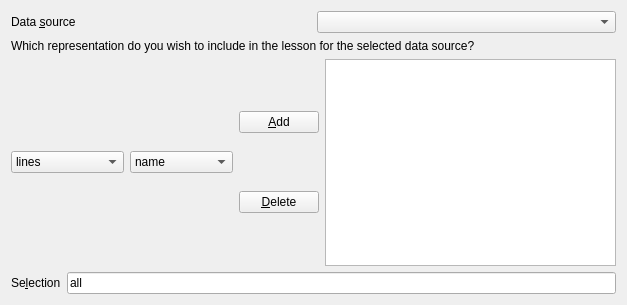
<?xml version="1.0" encoding="UTF-8"?>
<ui version="4.0">
 <class>SelRep</class>
 <widget class="QWidget" name="SelRep">
  <property name="geometry">
   <rect>
    <x>0</x>
    <y>0</y>
    <width>627</width>
    <height>305</height>
   </rect>
  </property>
  <property name="windowTitle">
   <string>Dialog</string>
  </property>
  <layout class="QVBoxLayout" name="verticalLayout">
   <item>
    <layout class="QHBoxLayout" name="horizontalLayout">
     <item>
      <widget class="QLabel" name="label_3">
       <property name="text">
        <string>Data &amp;source</string>
       </property>
       <property name="buddy">
        <cstring>fileSel</cstring>
       </property>
      </widget>
     </item>
     <item>
      <widget class="QComboBox" name="fileSel"/>
     </item>
    </layout>
   </item>
   <item>
    <widget class="QLabel" name="label">
     <property name="text">
      <string>Which representation do you wish to include in the lesson for the selected data source?</string>
     </property>
    </widget>
   </item>
   <item>
    <layout class="QHBoxLayout">
     <item>
      <widget class="QComboBox" name="reps">
       <item>
        <property name="text">
         <string>lines</string>
        </property>
       </item>
       <item>
        <property name="text">
         <string>bonds</string>
        </property>
       </item>
       <item>
        <property name="text">
         <string>DynamicBonds</string>
        </property>
       </item>
       <item>
        <property name="text">
         <string>HBonds</string>
        </property>
       </item>
       <item>
        <property name="text">
         <string>Points</string>
        </property>
       </item>
       <item>
        <property name="text">
         <string>VDW</string>
        </property>
       </item>
       <item>
        <property name="text">
         <string>CPK</string>
        </property>
       </item>
       <item>
        <property name="text">
         <string>Licorice</string>
        </property>
       </item>
       <item>
        <property name="text">
         <string>trace</string>
        </property>
       </item>
       <item>
        <property name="text">
         <string>tube</string>
        </property>
       </item>
       <item>
        <property name="text">
         <string>Ribbons</string>
        </property>
       </item>
       <item>
        <property name="text">
         <string>NewRibbons</string>
        </property>
       </item>
       <item>
        <property name="text">
         <string>Cartoon</string>
        </property>
       </item>
       <item>
        <property name="text">
         <string>NewCartoon</string>
        </property>
       </item>
       <item>
        <property name="text">
         <string>MSMS</string>
        </property>
       </item>
       <item>
        <property name="text">
         <string>surf</string>
        </property>
       </item>
       <item>
        <property name="text">
         <string>VolumeSlice</string>
        </property>
       </item>
       <item>
        <property name="text">
         <string>Isosurface</string>
        </property>
       </item>
       <item>
        <property name="text">
         <string>FieldLines</string>
        </property>
       </item>
       <item>
        <property name="text">
         <string>Beads</string>
        </property>
       </item>
       <item>
        <property name="text">
         <string>Dotted</string>
        </property>
       </item>
       <item>
        <property name="text">
         <string>Solvent</string>
        </property>
       </item>
      </widget>
     </item>
     <item>
      <widget class="QComboBox" name="colors">
       <item>
        <property name="text">
         <string>name</string>
        </property>
       </item>
       <item>
        <property name="text">
         <string>type</string>
        </property>
       </item>
       <item>
        <property name="text">
         <string>Element</string>
        </property>
       </item>
       <item>
        <property name="text">
         <string>ResName</string>
        </property>
       </item>
       <item>
        <property name="text">
         <string>ResType</string>
        </property>
       </item>
       <item>
        <property name="text">
         <string>ResID</string>
        </property>
       </item>
       <item>
        <property name="text">
         <string>Chain</string>
        </property>
       </item>
       <item>
        <property name="text">
         <string>SegName</string>
        </property>
       </item>
       <item>
        <property name="text">
         <string>Conformation</string>
        </property>
       </item>
       <item>
        <property name="text">
         <string>Molecule</string>
        </property>
       </item>
       <item>
        <property name="text">
         <string>Structure</string>
        </property>
       </item>
       <item>
        <property name="text">
         <string>ColorID</string>
        </property>
       </item>
       <item>
        <property name="text">
         <string>Beta</string>
        </property>
       </item>
       <item>
        <property name="text">
         <string>Occupancy</string>
        </property>
       </item>
       <item>
        <property name="text">
         <string>Mass</string>
        </property>
       </item>
       <item>
        <property name="text">
         <string>Charge</string>
        </property>
       </item>
       <item>
        <property name="text">
         <string>Pos</string>
        </property>
       </item>
       <item>
        <property name="text">
         <string>User</string>
        </property>
       </item>
       <item>
        <property name="text">
         <string>Index</string>
        </property>
       </item>
       <item>
        <property name="text">
         <string>Backbone</string>
        </property>
       </item>
       <item>
        <property name="text">
         <string>Throb</string>
        </property>
       </item>
       <item>
        <property name="text">
         <string>Timestep</string>
        </property>
       </item>
       <item>
        <property name="text">
         <string>Volume</string>
        </property>
       </item>
      </widget>
     </item>
     <item>
      <layout class="QVBoxLayout">
       <item>
        <widget class="QPushButton" name="add">
         <property name="text">
          <string>&amp;Add</string>
         </property>
         <property name="icon">
          <iconset>
           <normaloff/>
          </iconset>
         </property>
        </widget>
       </item>
       <item>
        <widget class="QPushButton" name="del">
         <property name="text">
          <string>&amp;Delete</string>
         </property>
         <property name="icon">
          <iconset>
           <normaloff/>
          </iconset>
         </property>
        </widget>
       </item>
      </layout>
     </item>
     <item>
      <widget class="QListWidget" name="listWidget">
       <property name="minimumSize">
        <size>
         <width>150</width>
         <height>180</height>
        </size>
       </property>
       <property name="layoutDirection">
        <enum>Qt::LeftToRight</enum>
       </property>
       <property name="sortingEnabled">
        <bool>true</bool>
       </property>
      </widget>
     </item>
    </layout>
   </item>
   <item>
    <layout class="QHBoxLayout">
     <item>
      <widget class="QLabel" name="label_2">
       <property name="text">
        <string>Se&amp;lection</string>
       </property>
       <property name="buddy">
        <cstring>lineEdit</cstring>
       </property>
      </widget>
     </item>
     <item>
      <widget class="QLineEdit" name="lineEdit">
       <property name="text">
        <string>all</string>
       </property>
       <property name="maxLength">
        <number>50</number>
       </property>
      </widget>
     </item>
    </layout>
   </item>
  </layout>
 </widget>
 <tabstops>
  <tabstop>fileSel</tabstop>
  <tabstop>reps</tabstop>
  <tabstop>colors</tabstop>
  <tabstop>lineEdit</tabstop>
  <tabstop>add</tabstop>
  <tabstop>del</tabstop>
  <tabstop>listWidget</tabstop>
 </tabstops>
 <resources>
  <include location="../../../resource/default.qrc"/>
 </resources>
 <connections>
  <connection>
   <sender>reps</sender>
   <signal>activated(QString)</signal>
   <receiver>colors</receiver>
   <slot>setFocus()</slot>
   <hints>
    <hint type="sourcelabel">
     <x>85</x>
     <y>207</y>
    </hint>
    <hint type="destinationlabel">
     <x>258</x>
     <y>207</y>
    </hint>
   </hints>
  </connection>
  <connection>
   <sender>colors</sender>
   <signal>activated(QString)</signal>
   <receiver>lineEdit</receiver>
   <slot>setFocus()</slot>
   <hints>
    <hint type="sourcelabel">
     <x>258</x>
     <y>207</y>
    </hint>
    <hint type="destinationlabel">
     <x>203</x>
     <y>357</y>
    </hint>
   </hints>
  </connection>
  <connection>
   <sender>lineEdit</sender>
   <signal>returnPressed()</signal>
   <receiver>add</receiver>
   <slot>animateClick()</slot>
   <hints>
    <hint type="sourcelabel">
     <x>203</x>
     <y>357</y>
    </hint>
    <hint type="destinationlabel">
     <x>353</x>
     <y>160</y>
    </hint>
   </hints>
  </connection>
  <connection>
   <sender>fileSel</sender>
   <signal>activated(QString)</signal>
   <receiver>reps</receiver>
   <slot>setFocus()</slot>
   <hints>
    <hint type="sourcelabel">
     <x>207</x>
     <y>36</y>
    </hint>
    <hint type="destinationlabel">
     <x>88</x>
     <y>203</y>
    </hint>
   </hints>
  </connection>
 </connections>
</ui>
